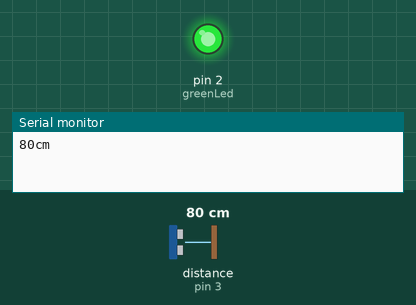
Bench run of a sketch on a simulated Arduino Uno, built with avr-gcc and run on an emulated ATmega328P. Parts: output pins drawn as LEDs (lit = HIGH), the last lines printed to the serial monitor. Wiring (inferred from the names in the program): ultrasonic range finder: trigger pin 4; echo pin 3. The inputs (shaded band) are chosen by the test bench; at power-on: distance to the obstacle (sensor on pin 3) 80 cm. The echo pulse lasts 58.3 µs per cm; pins used as bus, display or sensor lines are not drawn.

Above: at 1.8 s.
1.9 s: distance to the obstacle (sensor on pin 3) set to 29 cm
4.2 s: distance to the obstacle (sensor on pin 3) set to 22 cm
At 6.0 s:
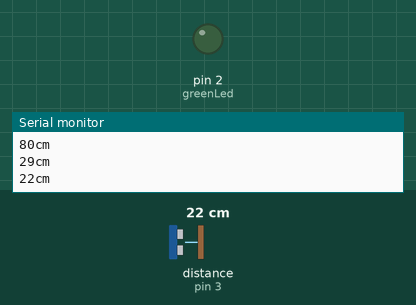
6.5 s: distance to the obstacle (sensor on pin 3) set to 35 cm
At 7.6 s:
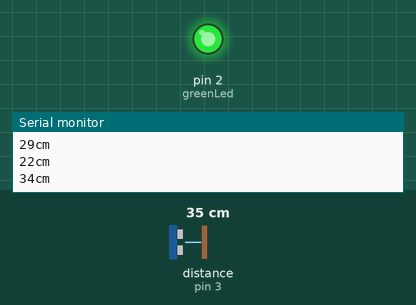
8.5 s: distance to the obstacle (sensor on pin 3) set to 2 cm
At 9.3 s:
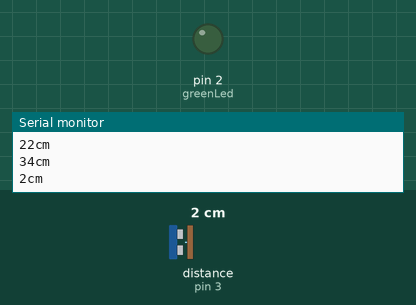
Timing chart, 0 to 11.5 s (numbered marks = the images above; inputs shaded):
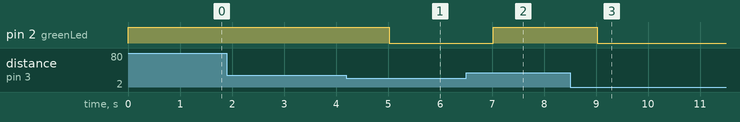

Measured:
- the behaviour switches between 26 and 25 cm on distance to the obstacle (sensor on pin 3) (found by bisection; images 0 and 1)
- after the input at 4.2 s, pin 2 (greenLed): HIGH → LOW after 0.82 s
- after the input at 6.5 s, pin 2 (greenLed): LOW → HIGH after 0.52 s
- after the input at 8.5 s, pin 2 (greenLed): HIGH → LOW after 0.53 s

The sketch:

myUltrasound_13.ino
```cpp
// TRIG pin which triggers ultrasonic sound
const byte us_trigPin = 4;
// ECHO pin which delivers time to receive echo using pulseIn()
const byte us_echoInPin = 3;

//raw duration in milliseconds, us_cm is the
//converted amount into a distance
long duration, us_cm, us_prev_cm = 0;

//LED pin numbers
int greenLed = 2;


void ultraS_setup() {
  //initializing the Ultrasonic pin states
  pinMode(us_trigPin, OUTPUT);
  pinMode(us_echoInPin, INPUT);
  // Test led
  pinMode(greenLed, OUTPUT);
}


void ultraS_process() {
  //range in us_cm which is considered safe to enter, anything
  //coming within less than 5 us_cm triggers red LED
  byte us_safeZone = 25;

  //sending the signal, starting with LOW for a clean signal
  digitalWrite(us_trigPin, LOW);
  delayMicroseconds(2);
  digitalWrite(us_trigPin, HIGH);
  delayMicroseconds(5);
  digitalWrite(us_trigPin, LOW);

  // receiving the duration in microseconds for the sound to bounce off the object infront
  // and convert the time into a distance

  //duration = pulseIn(us_echoInPin, HIGH);

  // The speed of sound is 340 m/s or 29 microseconds per centimeter.
  // The ping travels out and back, so to find the distance of the
  // object we take half of the distance travelled.
  us_cm = pulseIn(us_echoInPin, HIGH) / 29 / 2;

  if (us_cm > us_prev_cm + 3 || us_cm < us_prev_cm - 3) {
    Serial.print(us_cm);
    Serial.println("cm");
  }

//    if (us_cm > us_safeZone && us_prev_cm < us_safeZone)
  if (us_cm > us_safeZone)
  {
    digitalWrite(greenLed, HIGH);
  }
//    else if (us_cm < us_safeZone && us_prev_cm > us_safeZone)
  else if (us_cm < us_safeZone)
  {
    digitalWrite(greenLed, LOW);
  }

  us_prev_cm = us_cm;
  delay(1000);
}


void setup() {
  // initialize serial communication
  Serial.begin(9600);
  ultraS_setup();
}


void loop()
{
  ultraS_process();
}
```
